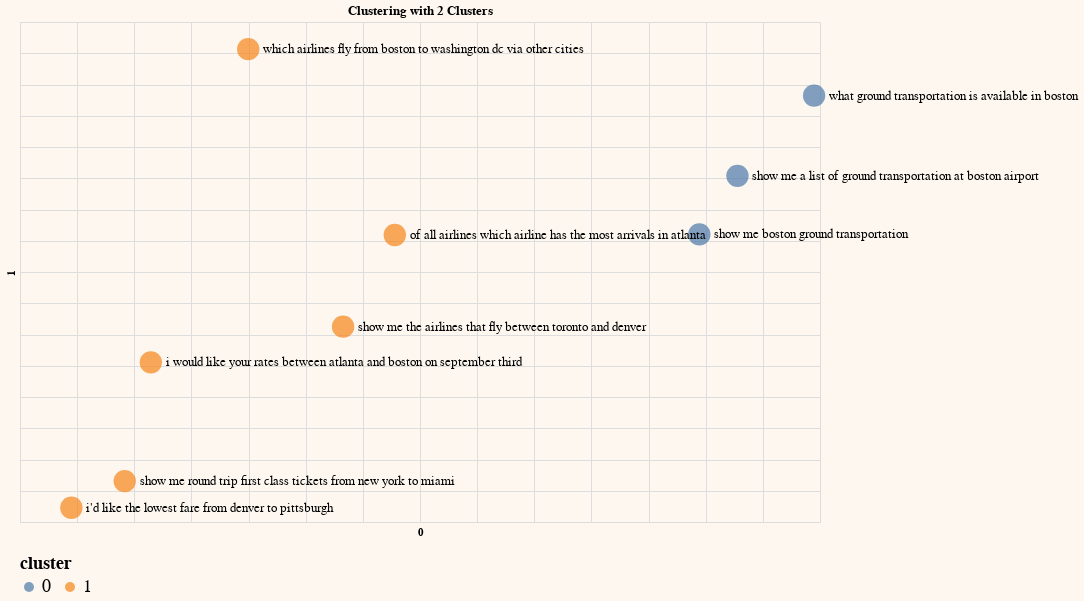

This figure's notebook cell:
### Code cell
from sklearn.cluster import KMeans

# Pick the number of clusters
df_clust = df_pc2.copy()
n_clusters=2

# Cluster the embeddings
kmeans_model = KMeans(n_clusters=n_clusters, random_state=0)
classes = kmeans_model.fit_predict(embeds).tolist()
df_clust['cluster'] = (list(map(str,classes)))

# Plot on a chart
df_clust.columns = df_clust.columns.astype(str)
generate_chart(df_clust.iloc[:sample],'0','1',lbl='on',color='cluster',title='Clustering with 2 Clusters')

### Figure 1 — Vega-Lite specification as saved in the notebook (floating-point values rounded to 4 significant figures; data arrays with more than 128 entries replaced by an {"elided": "..."} marker saying what was removed)
{"config": {"view": {"continuousWidth": 400, "continuousHeight": 300}, "background": "#FDF7F0", "legend": {"labelFontSize": 18, "orient": "bottom", "titleFontSize": 18}}, "layer": [{"mark": {"type": "circle", "size": 500}, "encoding": {"color": {"field": "cluster", "type": "nominal"}, "tooltip": [{"field": "query", "type": "nominal"}], "x": {"axis": {"domain": false, "labels": false, "ticks": false}, "field": "0", "scale": {"zero": false}, "type": "quantitative"}, "y": {"axis": {"domain": false, "labels": false, "ticks": false}, "field": "1", "scale": {"zero": false}, "type": "quantitative"}}}, {"mark": {"type": "text", "align": "left", "baseline": "middle", "color": "black", "dx": 15, "size": 13}, "encoding": {"color": {"value": "black"}, "text": {"field": "query", "type": "nominal"}, "tooltip": [{"field": "query", "type": "nominal"}], "x": {"axis": {"domain": false, "labels": false, "ticks": false}, "field": "0", "scale": {"zero": false}, "type": "quantitative"}, "y": {"axis": {"domain": false, "labels": false, "ticks": false}, "field": "1", "scale": {"zero": false}, "type": "quantitative"}}}], "data": {"name": "data-d7e5383b4c260b8f0f07c294b3ff341f"}, "height": 500, "title": "Clustering with 2 Clusters", "width": 800, "$schema": "https://vega.github.io/schema/vega-lite/v4.17.0.json", "datasets": {"data-d7e5383b4c260b8f0f07c294b3ff341f": [{"query": " which airlines fly from boston to washington dc via other cities", "query_embeds": {"elided": "4096 float values"}, "0": -5.03, "1": 45.66, "cluster": "1"}, {"query": " show me the airlines that fly between toronto and denver", "query_embeds": {"elided": "4096 float values"}, "0": 3.269, "1": 1.258, "cluster": "1"}, {"query": " show me round trip first class tickets from new york to miami", "query_embeds": {"elided": "4096 float values"}, "0": -15.84, "1": -23.45, "cluster": "1"}, {"query": " i'd like the lowest fare from denver to pittsburgh", "query_embeds": {"elided": "4096 float values"}, "0": -20.51, "1": -27.72, "cluster": "1"}, {"query": " show me a list of ground transportation at boston airport", "query_embeds": {"elided": "4096 float values"}, "0": 37.78, "1": 25.39, "cluster": "0"}, {"query": " show me boston ground transportation", "query_embeds": {"elided": "4096 float values"}, "0": 34.44, "1": 16.01, "cluster": "0"}, {"query": " of all airlines which airline has the most arrivals in atlanta", "query_embeds": {"elided": "4096 float values"}, "0": 7.796, "1": 15.92, "cluster": "1"}, {"query": " what ground transportation is available in boston", "query_embeds": {"elided": "4096 float values"}, "0": 44.48, "1": 38.23, "cluster": "0"}, {"query": " i would like your rates between atlanta and boston on september third", "query_embeds": {"elided": "4096 float values"}, "0": -13.55, "1": -4.459, "cluster": "1"}]}}
